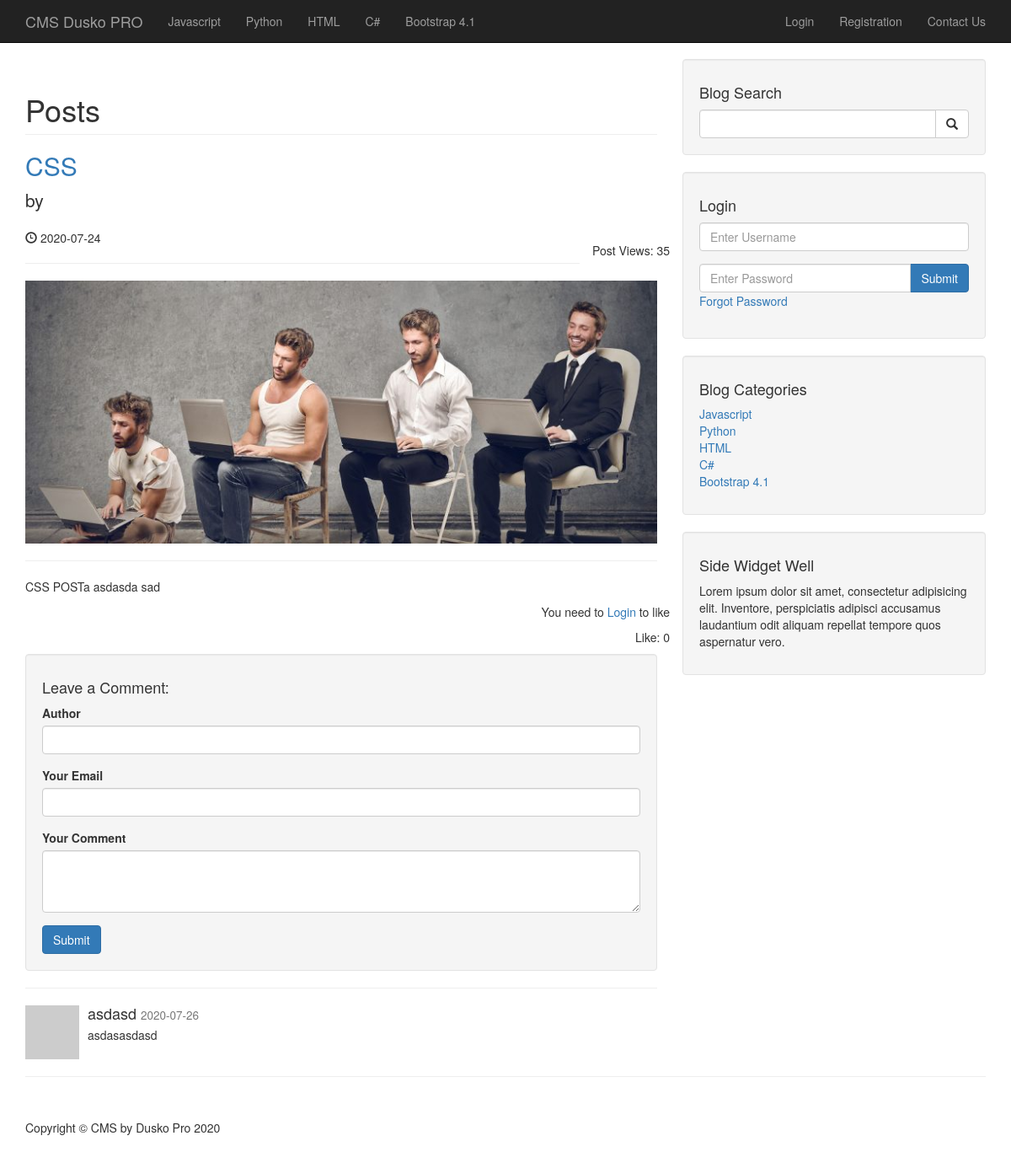
The app's page /post.php?p_id=107, older data.
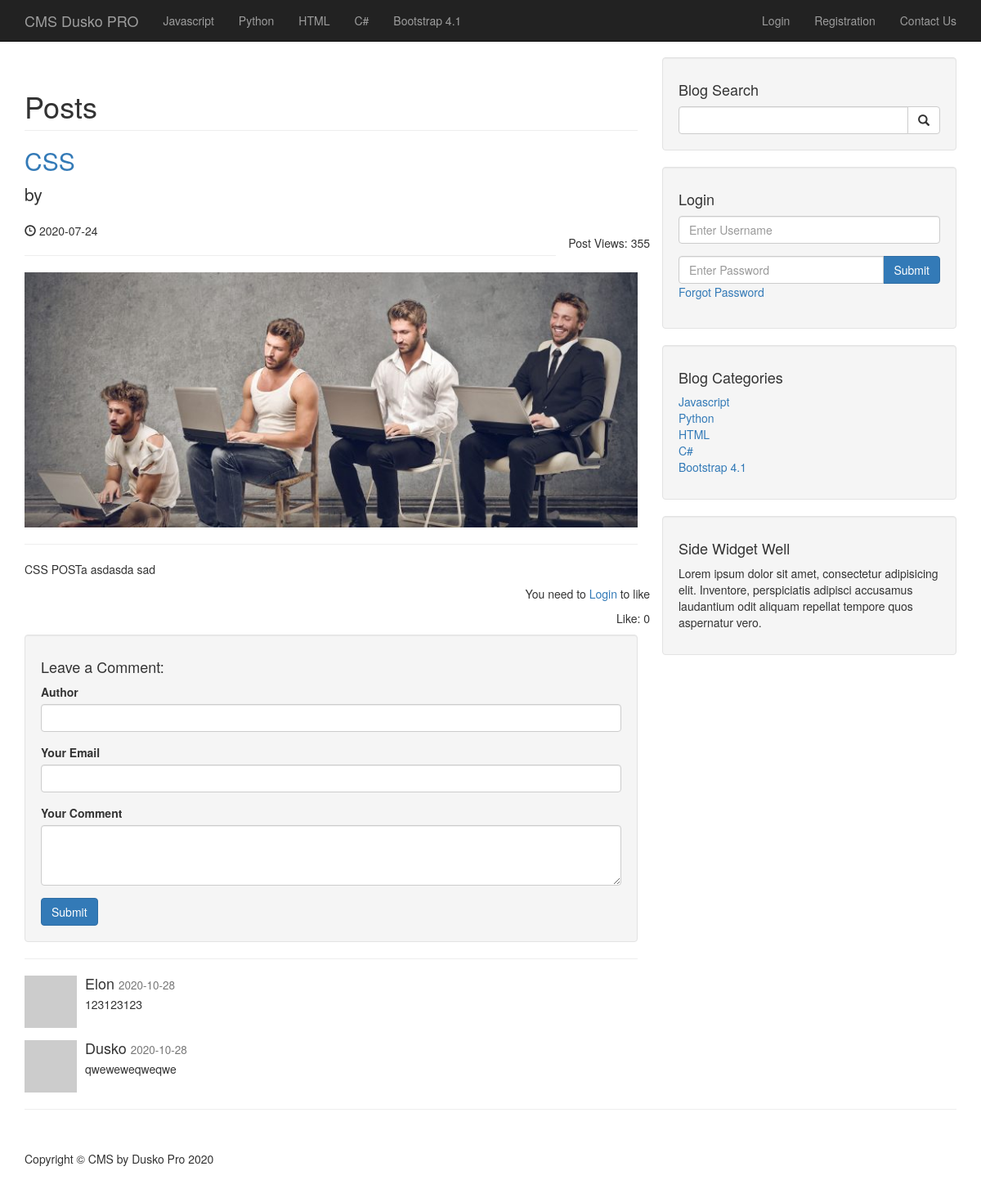
The same page, newer data.
### tables this page shows
CREATE TABLE `categories` (
  `cat_id` int(3) NOT NULL,
  `cat_title` varchar(255) NOT NULL,
  `user_id` int(11) NOT NULL
);

CREATE TABLE `posts` (
  `post_id` int(3) NOT NULL,
  `post_category` int(3) NOT NULL,
  `user_id` int(11) NOT NULL,
  `post_title` varchar(255) NOT NULL,
  `post_author` varchar(255) NOT NULL,
  `post_user` varchar(255) NOT NULL,
  `post_date` date NOT NULL,
  `post_image` text NOT NULL,
  `post_content` text NOT NULL,
  `post_tags` varchar(255) NOT NULL,
  `post_comment_count` int(11) NOT NULL,
  `post_status` varchar(255) NOT NULL DEFAULT 'draft',
  `post_views_count` int(11) NOT NULL,
  `likes` int(11) NOT NULL
);

CREATE TABLE `comments` (
  `comment_id` int(3) NOT NULL,
  `comment_post_id` int(3) NOT NULL,
  `comment_author` varchar(255) NOT NULL,
  `comment_email` varchar(255) NOT NULL,
  `comment_content` text NOT NULL,
  `comment_status` varchar(255) NOT NULL,
  `comment_date` date NOT NULL
);

### post.php (the view, shortened to what this page needs)
<?php include "admin/functions.php"; ?>
<?php include "includes/header.php"; ?>
<?php include "includes/navigation.php"; ?>
    <div class="container">
        <div class="row">
            <div class="col-md-8">
               <?php
                if(isset($_GET['p_id'])){
                    $the_post_id = $_GET['p_id'];
    if(isset($_SESSION['username']) && is_admin($_SESSION['username']) ) {
         $stmt1 = mysqli_prepare($connection, "SELECT post_title, post_author, post_date, post_image, post_content, post_views_count FROM posts WHERE post_id = ?");
    } else {
        $stmt2 = mysqli_prepare($connection , "SELECT post_title, post_author, post_date, post_image, post_content, post_views_count FROM posts WHERE post_id = ? AND post_status = ? ");
        $published = 'published';
    }
    if(isset($stmt1)){
        mysqli_stmt_bind_param($stmt1, "i", $the_post_id);
        mysqli_stmt_execute($stmt1);
        mysqli_stmt_bind_result($stmt1, $post_title, $post_author, $post_date, $post_image, $post_content, $post_views_count);
      $stmt = $stmt1;
    }else {
        mysqli_stmt_bind_param($stmt2, "is", $the_post_id, $published);
        mysqli_stmt_execute($stmt2);
        mysqli_stmt_bind_result($stmt2, $post_title, $post_author, $post_date, $post_image, $post_content, $post_views_count);
     $stmt = $stmt2;
    }
    while(mysqli_stmt_fetch($stmt)) {
                        ?>
                        <h1 class="page-header">
                    Posts
                </h1>
                <h2>
                    <a href="#"><?php echo $post_title; ?> </a>
                </h2>
                <p class="lead">
                    by <a href="author_posts.php?author=<?php echo $post_author; ?>&p_id=<?php echo $the_post_id; ?>"><?php echo $post_author; ?></a>
                </p>
                <p><span class="glyphicon glyphicon-time"></span> <?php echo $post_date; ?><span class="navbar-text navbar-right"> Post Views: <?php echo $post_views_count; ?></span></p>
                <hr>
                <img class="img-responsive" src="/cms/images/<?php echo $post_image;?>" alt="">
                <hr>
                <p><?php echo $post_content; ?></p>
                <?php
mysqli_stmt_free_result ( $stmt )
       ?>
           <?php
                if(isLoggedIn()){ ?>
                    <div class="row">
                        <p class="pull-right"><a
                                class="<?php echo userLikedThisPost($the_post_id) ? 'unlike' : 'like'; ?>"
                                href=""><span class="<?php echo userLikedThisPost($the_post_id) ? 'glyphicon glyphicon-thumbs-down' : 'glyphicon glyphicon-thumbs-up'; ?>"
                                data-toggle="tooltip"
                                data-placement="top"
                                title="<?php echo userLikedThisPost($the_post_id) ? ' I liked this before' : 'Want to like it?'; ?>"
                                ></span>
                                <?php echo userLikedThisPost($the_post_id) ? ' Unlike' : ' Like'; ?>
                            </a></p>
                    </div>
              <?php  } else { ?>
                    <div class="row">
                        <p class="pull-right login-to-post">You need to <a href="/cms/login.php">Login</a> to like </p>
                    </div>
                <?php }
            ?>
                <div class="row">
                    <p class="pull-right likes">Like: <?php getPostlikes($the_post_id); ?></p>
                </div>
            <?php
                    }
                ?>
                <div class="well">
                    <h4>Leave a Comment:</h4>
                    <form role="form" action="" method="post">
                        <div class="form-group">
                        <label for="Author">Author</label>
                        <input type="text" class="form-control" name="comment_author">
                        </div>
                        <div class="form-group">
                        <label for="Your Email">Your Email</label>
                            <input type="email" class="form-control" name="comment_email">
                        </div>
                        <div class="form-group">
                        <label for="Your Comment">Your Comment</label>
                            <textarea name="comment_content" class="form-control" rows="3" ></textarea>
                        </div>
                        <button type="submit" name="create_comment" class="btn btn-primary" id="LeaveComment">Submit</button>
                    </form>
                </div>
                <hr>
               <?php
                $query = "SELECT * FROM comments WHERE comment_post_id={$the_post_id} ";
                $query .= "AND comment_status= 'approved' ";
                $query .= "ORDER BY comment_id DESC ";
                $select_comment_query = mysqli_query($connection, $query);
                while ($row = mysqli_fetch_array($select_comment_query)){
                    $comment_date = $row['comment_date'];
                    $comment_content = $row['comment_content'];
                    $comment_author = $row['comment_author'];
?>
                <div class="media">
                    <a class="pull-left" href="#">
                        <img class="media-object" src="http://placehold.it/64x64" alt="">
                    </a>
                    <div class="media-body">
                        <h4 class="media-heading"><?php echo $comment_author; ?>
                            <small><?php echo $comment_date; ?></small>
                        </h4>
                        <?php
                    echo $comment_content;
                    ?>
                    </div>
                </div>
                   <?php
                    }  } else {
                        header("Location: index.php");
                    }?>
            </div>
<?php include "includes/sidebar.php"; ?>
        </div>
        <hr>
       <?php include "includes/footer.php"; ?>

### includes/header.php (shortened to what this page needs)
<!DOCTYPE html>
<html lang="en">
<head>
    <link href="/cms/css/bootstrap.min.css" rel="stylesheet">
    <link href="/cms/css/blog-home.css" rel="stylesheet">
    <link href="/cms/css/styles.css" rel="stylesheet">
    <link href="//cdnjs.cloudflare.com/ajax/libs/toastr.js/latest/css/toastr.min.css" rel="stylesheet" />
</head>
<body>

### includes/navigation.php (shortened to what this page needs)
       <nav class="navbar navbar-inverse navbar-fixed-top" role="navigation">
    <div class="container">
        <div class="navbar-header">
            <a class="navbar-brand" href="/cms">CMS Dusko PRO</a>
        </div>
        <div class="collapse navbar-collapse" id="bs-example-navbar-collapse-1">
            <ul class="nav navbar-nav">
               <?php
                $query = "SELECT * FROM categories";
                $select_all_categories_query = mysqli_query($connection, $query);
                while($row = mysqli_fetch_assoc($select_all_categories_query)){
                    $cat_title = $row ['cat_title'];
                    $cat_id = $row ['cat_id'];
                    $category_class = "";
                    $registration_class = "";
                    $contact_class = "";
                    echo "<li class='$category_class'><a href='/cms/category/$cat_id'>{$cat_title}</a></li>";
                }
                ?>
            </ul>
            <ul class="nav navbar-nav navbar-right top-nav">
               <?php if(isLoggedIn()): ?>
                <li><a href="/cms/admin">Admin</a></li>.
                <li><a href="/cms/includes/logout.php">Logout</a></li>
                <?php else: ?>
                <li><a href="/cms/login.php">Login</a></li>
                <li class='<?php echo $registration_class; ?>'><a href="/cms/registration">Registration</a></li>
                <?php endif; ?>
                <li class='<?php echo $contact_class; ?>'><a href="/cms/contact">Contact Us</a></li>
                </ul>
        </div>
    </div>
</nav>

### admin/functions.php (shortened to what this page needs)
<?php
function query($query){
    global $connection;
    $result = mysqli_query($connection, $query);
    return $result;
}
function isLoggedIn(){
        return false;
}
function getPostLikes($post_id){
    $result = query("SELECT * FROM likes WHERE post_id=$post_id");
    echo mysqli_num_rows($result);
}
?>

### includes/sidebar.php (shortened to what this page needs)
                  <div class="col-md-4">
                <div class="well">
                    <h4>Blog Search</h4>
                    <form action="/cms/search.php" method="post">
                    <div class="input-group">
                        <input name="search" type="text" class="form-control">
                        <span class="input-group-btn">
                            <button name="submit" class="btn btn-default" type="submit">
                                <span class="glyphicon glyphicon-search"></span>
                        </button>
                        </span>
                    </div>
                    </form>
                </div>
                <div class="well ">
                   <?php if(isset($_SESSION['user_role'])): ?>
                       <h5 class="col-md-8">Logged in as: <strong><?php echo $_SESSION['username']; ?></strong></h5>
                       <a href="includes/logout.php" class="btn btn-primary">Logout</a>
                   <?php else: ?>
                                       <h4>Login</h4>
                    <form method="post">
                    <div class="form-group">
                        <input name="username" type="text" class="form-control" placeholder="Enter Username">
                    </div>
                    <div class="input-group">
                        <input name="password" type="password" class="form-control" placeholder="Enter Password">
                        <span class="input-group-btn">
                            <button class="btn btn-primary" name="login" type="submit">Submit
                            </button>
                        </span>
                    </div>
                    <div class="form-group">
                        <a href="forgot.php?forgot=<?php echo uniqid(true); ?>">Forgot Password</a>
                    </div>
                    </form>
                   <?php endif; ?>
                </div>
                     <div class="well">
    <?php
    $query = "SELECT * FROM categories";
    $select_categories_sidebar = mysqli_query($connection, $query);
    ?>
        <h4>Blog Categories</h4>
        <div class="row">
            <div class="col-lg-12">
                <ul class="list-unstyled">
<?php
    while($row = mysqli_fetch_assoc($select_categories_sidebar)){
    $cat_title = $row ['cat_title'];
    $cat_id = $row['cat_id'];
    echo "<li><a href='/cms/category/$cat_id'>{$cat_title}</a></li>";
 } ?>
                </ul>
            </div>
        </div>
    </div>
<?php include "widget.php"; ?>
            </div>

### includes/widget.php
<div class="well">
    <h4>Side Widget Well</h4>
    <p>Lorem ipsum dolor sit amet, consectetur adipisicing elit. Inventore, perspiciatis adipisci accusamus laudantium odit aliquam repellat tempore quos aspernatur vero.</p>
</div>

### includes/footer.php (shortened to what this page needs)
        <footer>
            <div class="row">
                <div class="col-lg-12">
                    <p>Copyright &copy; CMS by Dusko Pro 2020</p>
                </div>
            </div>
        </footer>
    </div>
</body>
</html>

### css/blog-home.css (style rules this page uses)
body { padding-top: 70px; }
footer { margin: 50px 0; }

Row changes from the older to the newer data that the page shows:
removed comments: comment_author "asdasd", comment_date "2020-07-26", comment_content "asdasasdasd"
changed posts: post_views_count "35" → "355"
added comments: comment_author "Elon", comment_date "2020-10-28", comment_content "123123123"
added comments: comment_author "Dusko", comment_date "2020-10-28", comment_content "qweweweqweqwe"
